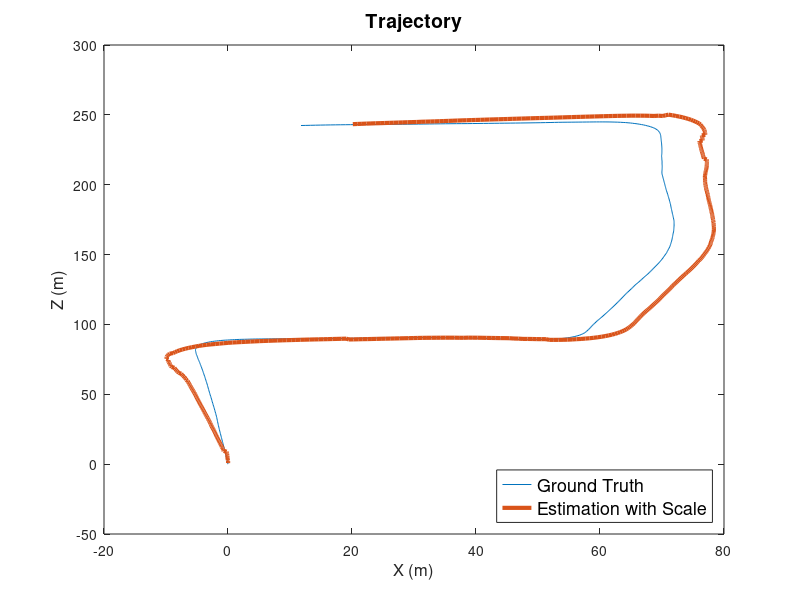
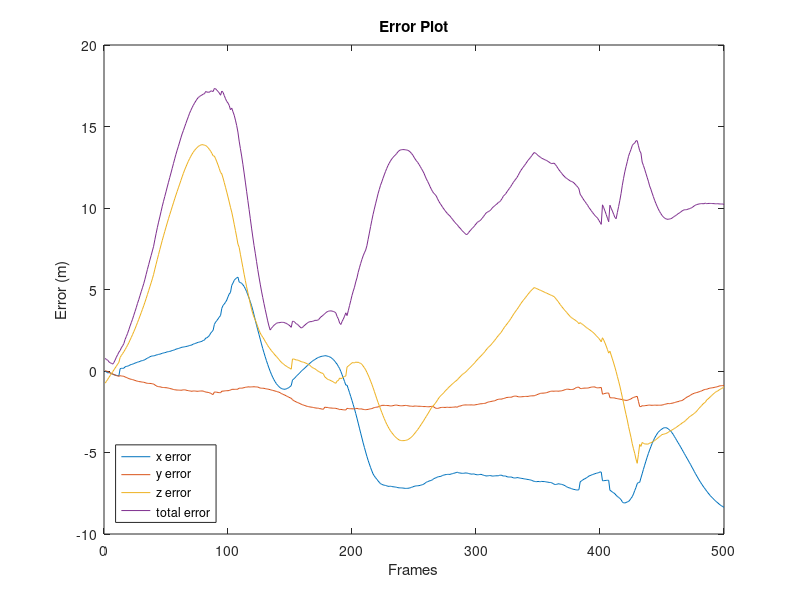
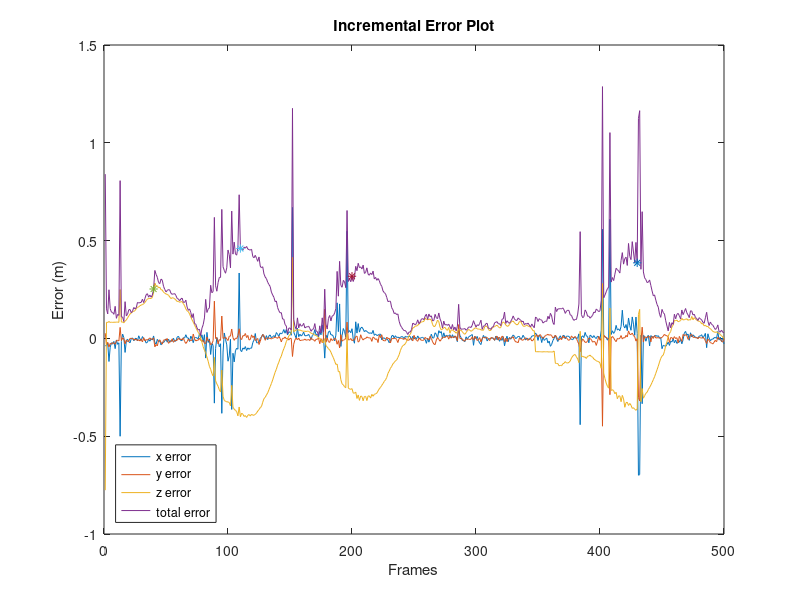

Recreate these plots in MATLAB, in order.
%% Read in pose ground truth from Kitti odometry
% posesname = './dataset/poses/00.txt';
% T = readtable(posesname,'Delimiter','space','ReadRowNames',false,'ReadVariableNames',false);
% A = table2array(T);
% M = zeros(3,4,length(A));
% 
% for i = 1: length(A)
%     M(1:3,1:4,i) = [A(i,1:4);A(i,5:8);A(i,9:12)];
% end
% The folder 'poses' contains the ground truth poses (trajectory) for the
% first 11 sequences. This information can be used for training/tuning your
% method. Each file xx.txt contains a N x 12 table, where N is the number of
% frames of this sequence. Row i represents the i'th pose of the left camera
% coordinate system (i.e., z pointing forwards) via a 3x4 transformation
% matrix. The matrices are stored in row aligned order (the first entries
% correspond to the first row), and take a point in the i'th coordinate
% system and project it into the first (=0th) coordinate system. Hence, the
% translational part (3x1 vector of column 4) corresponds to the pose of the
% left camera coordinate system in the i'th frame with respect to the first
% (=0th) frame. Your submission results must be provided using the same data
% format.

%% Plot ground truth

clear all;
load('./data/M.mat')
load('./data/final_poses_SURF.mat')
load('./data/final_poses_SURF_inpos.mat')

%length(M)
len = length(M);
Po = zeros(3,len);
for j = 1 : len
    Po(:,j) = M(:,:,j)*[0;0;0;1];
end
pos = [0;0;0];
Rpos = eye(3);
for k = 1:len
    pos_temp = Po(:,k);
    Rpos_temp = M(:,1:3,k);
    tr(:,k) = inv(Rpos)*(pos_temp - pos);
    R(:,:,k) = inv(Rpos)*Rpos_temp;
    pos = pos_temp;
    Rpos = Rpos_temp;
end

locations = final_poses';
len =length(final_poses);
locationsGT = Po(:,1:len)';
magnitudes = sqrt(sum(locations.^2,2));
magnitudesGT = sqrt(sum(locationsGT.^2,2));
scaleFactor = median(magnitudesGT(2:end) ./ magnitudes(2:end));
new = final_poses.*scaleFactor;
figure;
%plot3(Po(1,1:len),Po(2,1:len),Po(3,1:len),-final_poses(1,1:len),final_poses(2,1:len),final_poses(3,1:len)...
   % ,-new(1,1:len),new(2,1:len),new(3,1:len))
%plot3(Po(1,1:len),Po(2,1:len),Po(3,1:len)...
%    ,-new(1,1:len),new(2,1:len),new(3,1:len))
% plot(Po(1,1:len),Po(3,1:len)...
%     ,-new(1,1:len),new(3,1:len),Po(1,40),Po(3,40),'*',Po(1, 110),Po(3,110),'*',...
%     Po(1,200),Po(3,200),'*',Po(1,430),Po(3,430),'*')

plot(Po(1,1:len),Po(3,1:len)...
    ,-new(1,1:len),new(3,1:len),'LineWidth',3)
xlabel('X (m)','FontSize',12)
ylabel('Z (m)','FontSize',12)
legend({'Ground Truth','Estimation with Scale'},'Location','SouthEast','FontSize',13)
title('Trajectory','FontSize',14)
%% Error Plot
error_x = Po(1,1:len)+new(1,1:len);
error_y = Po(2,1:len)-new(2,1:len);
error_z = Po(3,1:len)-new(3,1:len);
total_error =  abs(error_x)+abs(error_y)+abs(error_z);
figure;
t = 1:len;
plot(t,error_x,t,error_y,t,error_z,t,total_error)
legend('x error','y error','z error','total error','Location','SouthWest')
xlabel('Frames')
ylabel('Error (m)')
title('Error Plot')
%% Incremental Error
locations = result_pos';
len =length(result_pos);
locationsGT = tr(:,1:len)';
magnitudes = sqrt(sum(locations.^2,2));
magnitudesGT = sqrt(sum(locationsGT.^2,2));
scaleFactor = median(magnitudesGT(2:end) ./ magnitudes(2:end));
new = result_pos.*scaleFactor;
in_error_x = tr(1,2:len+1)-new(1,1:len);
in_error_y = tr(2,1:len)-new(2,1:len);
in_error_z = tr(3,1:len)-new(3,1:len);
in_total_error =  abs(in_error_x)+abs(in_error_y)+abs(in_error_z);
figure;
t = 1:len;
plot(t,in_error_x,t,in_error_y,t,in_error_z,t,in_total_error,40,in_total_error(40),'*',...
    110,in_total_error(110),'*',200,in_total_error(200),'*',430,in_total_error(430),'*')
legend('x error','y error','z error','total error','Location','SouthWest')
xlabel('Frames')
ylabel('Error (m)')
title('Incremental Error Plot')

%plot3(final_poses(1,1:537),final_poses(2,1:537),final_poses(3,1:537))
